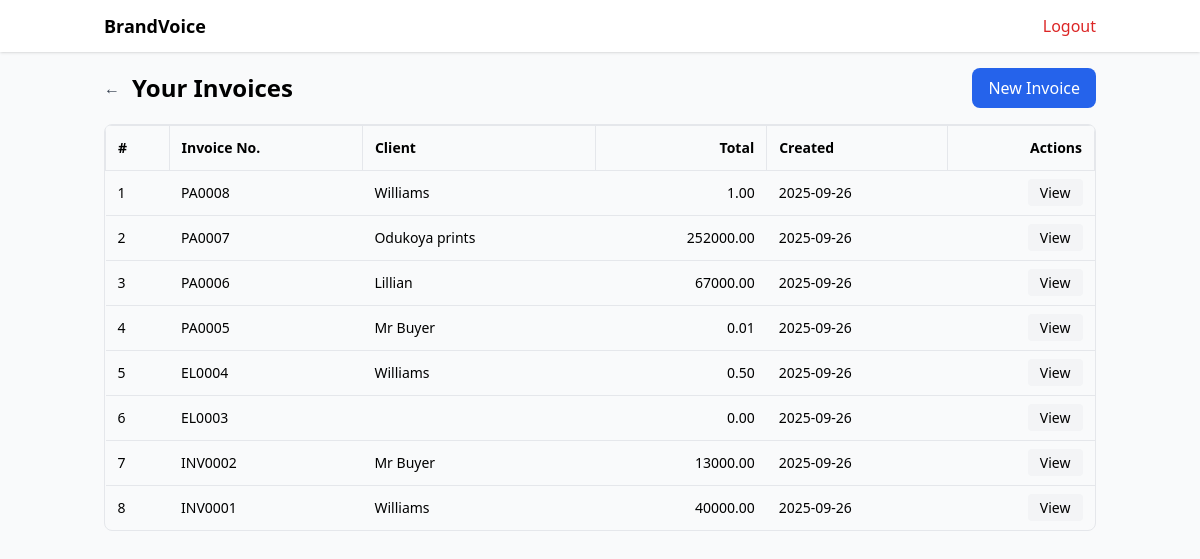
/invoices (signed in), run on the app's committed database.
### app/models.py (models this page shows)
class Invoice(db.Model):
    id = db.Column(db.Integer, primary_key=True)
    user_id = db.Column(db.Integer, db.ForeignKey('user.id'), nullable=False)
    invoice_number = db.Column(db.String(100), nullable=False)
    client_name = db.Column(db.String(255))
    client_contact = db.Column(db.String(255))
    payment_instructions = db.Column(db.Text)
    thanks_message = db.Column(db.Text)
    total_amount = db.Column(db.Float, default=0.0)
    created_at = db.Column(db.DateTime, default=datetime.utcnow)
    template_name = db.Column(db.String(100), default='invoice_template_1.html')

### app/routes.py (the view)
@main_bp.route('/invoices')
@login_required
def invoices_list():
    invoices = Invoice.query.filter_by(user_id=current_user.id).order_by(Invoice.created_at.desc()).all()
    can_modify = current_user.access_active()
    return render_template('invoices_list.html', invoices=invoices, can_modify=can_modify)

### app/__init__.py (called while the page is built)
@login_manager.user_loader
def load_user(user_id):
    from .models import User
    return User.query.get(int(user_id))

### app/models.py (called while the page is built)
    def trial_active(self) -> bool:
        if self.is_premium:
            return False  # premium overrides trial display
        if not self.trial_start:
            return False
        return datetime.utcnow() < self.trial_start + timedelta(days=7)

    def access_active(self) -> bool:
        if self.is_premium:
            if self.premium_expires_at is None:
                return True
            return datetime.utcnow() < self.premium_expires_at
        return self.trial_active()

### app/templates/invoices_list.html (shortened to what this page needs)
<!DOCTYPE html>
<html lang="en">
<head>
  <script src="https://cdn.tailwindcss.com"></script>
</head>
<body class="bg-gray-50 min-h-screen">
  <nav class="bg-white shadow">
    <div class="max-w-5xl mx-auto px-4 py-3 flex justify-between items-center">
      <div class="text-lg font-semibold">BrandVoice</div>
      <div>
        <a href="{{ url_for('auth.logout') }}" class="text-red-600">Logout</a>
      </div>
    </div>
  </nav>
  <main class="max-w-5xl mx-auto p-4">
    <div class="flex items-center justify-between mb-4">
      <div class="flex items-center gap-3">
        <a href="{{ url_for('main.dashboard') }}" class="text-gray-700 hover:text-gray-900" title="Back to Dashboard">&larr;</a>
        <h1 class="text-2xl font-semibold">Your Invoices</h1>
      </div>
      {% if can_modify %}
        <a href="{{ url_for('generate.generate_get') }}" class="px-4 py-2 bg-blue-600 text-white rounded-lg">New Invoice</a>
      {% else %}
        <button class="px-4 py-2 bg-gray-300 text-gray-600 rounded-lg cursor-not-allowed" title="Subscription expired">New Invoice</button>
      {% endif %}
    </div>
    {% if invoices %}
    <div class="overflow-hidden rounded-lg border">
      <table class="w-full text-sm">
        <thead class="bg-gray-50">
          <tr>
            <th class="text-left p-3 border">#</th>
            <th class="text-left p-3 border">Invoice No.</th>
            <th class="text-left p-3 border">Client</th>
            <th class="text-right p-3 border">Total</th>
            <th class="text-left p-3 border">Created</th>
            <th class="text-right p-3 border">Actions</th>
          </tr>
        </thead>
        <tbody>
          {% for inv in invoices %}
          <tr class="border-t hover:bg-gray-50 cursor-pointer" data-href="{{ url_for('generate.print_invoice', invoice_id=inv.id) }}" title="Open invoice view in new tab">
            <td class="p-3">{{ loop.index }}</td>
            <td class="p-3">{{ inv.invoice_number }}</td>
            <td class="p-3">{{ inv.client_name }}</td>
            <td class="p-3 text-right">{{ '%.2f'|format(inv.total_amount) }}</td>
            <td class="p-3">{{ inv.created_at.strftime('%Y-%m-%d') }}</td>
            <td class="p-3 text-right">
              <a href="{{ url_for('generate.print_invoice', invoice_id=inv.id) }}" target="_blank" class="px-3 py-1 bg-gray-100 rounded hover:bg-gray-200">View</a>
            </td>
          </tr>
          {% endfor %}
        </tbody>
      </table>
    </div>
    {% else %}
      <p class="text-gray-600">No invoices yet. Create your first one!</p>
    {% endif %}
  </main>
</body>
</html>

### data on the page
Invoice: invoice_number "PA0008", client_name "Williams", total_amount "1.00", created_at "2025-09-26"
Invoice: invoice_number "PA0007", client_name "Odukoya prints", total_amount "252000.00", created_at "2025-09-26"
Invoice: invoice_number "PA0006", client_name "Lillian", total_amount "67000.00", created_at "2025-09-26"
Invoice: invoice_number "PA0005", client_name "Mr Buyer", total_amount "0.01", created_at "2025-09-26"
Invoice: invoice_number "EL0004", client_name "Williams", total_amount "0.50", created_at "2025-09-26"
Invoice: invoice_number "EL0003", total_amount "0.00", created_at "2025-09-26"
Invoice: invoice_number "INV0002", client_name "Mr Buyer", total_amount "13000.00", created_at "2025-09-26"
Invoice: invoice_number "INV0001", client_name "Williams", total_amount "40000.00", created_at "2025-09-26"
